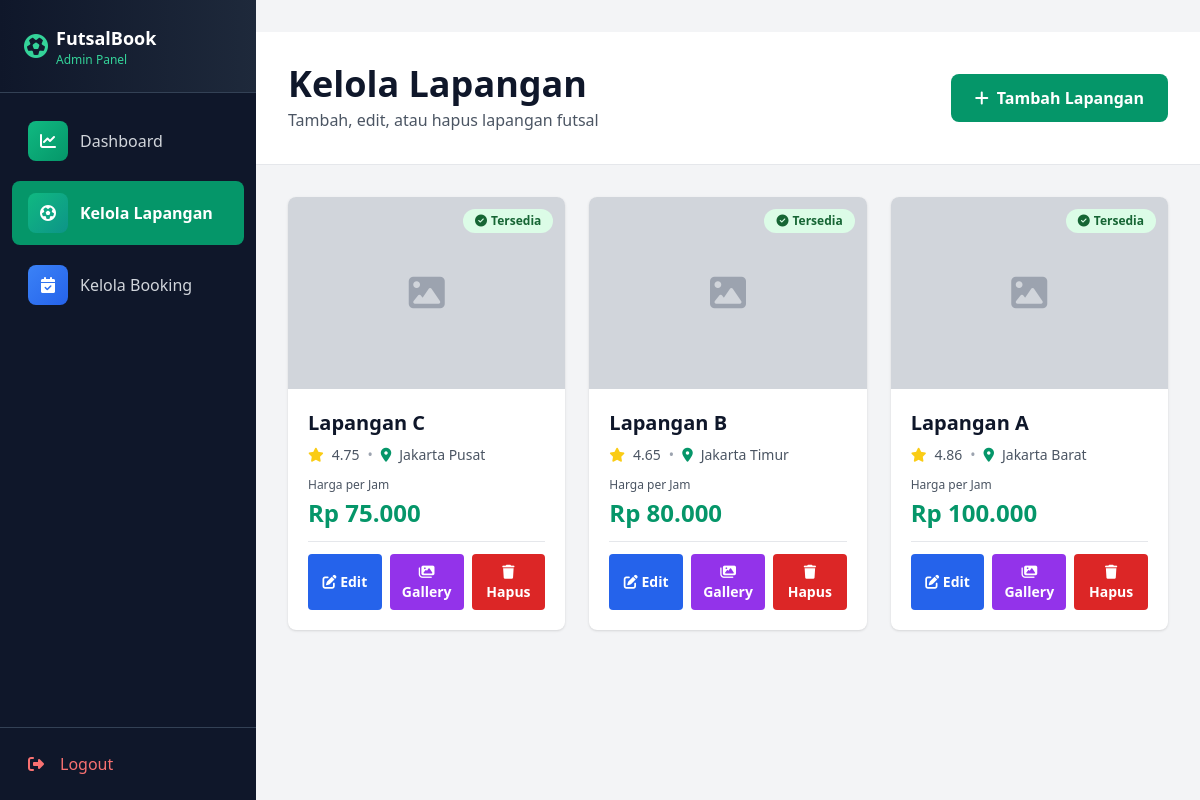
The page /admin/manage_lapangan.php (signed in) on the database its author committed.
### tables this page shows
CREATE TABLE tb_lapangan (
    id INT PRIMARY KEY AUTO_INCREMENT,
    nama VARCHAR(100) NOT NULL,
    harga INT DEFAULT 0,
    harga_weekend INT DEFAULT 0,
    status ENUM('tersedia', 'maintenance') DEFAULT 'tersedia',
    gambar VARCHAR(255) DEFAULT NULL,
    deskripsi TEXT DEFAULT NULL,
    deskripsi_lengkap TEXT DEFAULT NULL,
    fasilitas TEXT DEFAULT NULL,
    rating DECIMAL(3,2) DEFAULT 4.5,
    lokasi VARCHAR(150) DEFAULT 'Jakarta',
    ukuran VARCHAR(50) DEFAULT '40m x 20m',
    pencahayaan VARCHAR(100) DEFAULT 'Standar',
    parkir VARCHAR(100) DEFAULT 'Tersedia',
    tipe_lantai VARCHAR(100) DEFAULT 'Rumput Sintetis'
);

### admin/manage_lapangan.php (the view, shortened to what this page needs)
<?php
require '../config/koneksi.php';
$result = $conn->query("SELECT * FROM tb_lapangan ORDER BY id DESC");
$lapangan_list = [];
while ($row = $result->fetch_assoc()) {
    $lapangan_list[] = $row;
}
?>
<!DOCTYPE html>
<html lang="id">
<head>
    <script src="https://cdn.tailwindcss.com"></script>
    <link rel="stylesheet" href="https://cdnjs.cloudflare.com/ajax/libs/font-awesome/6.4.0/css/all.min.css">
</head>
<body class="bg-gray-100">
    <?php include 'sidebar.php'; ?>
    <main class="min-h-screen">
        <div class="bg-white border-b border-gray-200 p-4 md:p-8">
            <div class="max-w-7xl mx-auto flex flex-col md:flex-row justify-between items-start md:items-center gap-4">
                <div>
                    <h1 class="text-2xl md:text-4xl font-bold text-slate-900">Kelola Lapangan</h1>
                    <p class="text-gray-600 mt-1">Tambah, edit, atau hapus lapangan futsal</p>
                </div>
                <button onclick="openModal()" class="w-full md:w-auto bg-emerald-600 text-white px-6 py-3 rounded-lg font-semibold hover:bg-emerald-700 transition flex items-center justify-center gap-2">
                    <i class="fas fa-plus"></i> Tambah Lapangan
                </button>
            </div>
        </div>
        <div class="p-4 md:p-8">
            <div class="max-w-7xl mx-auto">
                <div class="grid grid-cols-1 md:grid-cols-2 lg:grid-cols-3 gap-4 md:gap-6">
                    <?php foreach ($lapangan_list as $lapangan): ?>
                        <div class="bg-white rounded-lg shadow hover:shadow-lg transition overflow-hidden flex flex-col">
                            <div class="relative h-40 md:h-48 bg-gray-200 overflow-hidden">
                                <?php if ($lapangan['gambar']): ?>
                                    <img src="../<?php echo htmlspecialchars($lapangan['gambar']); ?>" alt="<?php echo htmlspecialchars($lapangan['nama']); ?>" class="w-full h-full object-cover">
                                <?php else: ?>
                                    <div class="w-full h-full flex items-center justify-center bg-gray-300">
                                        <i class="fas fa-image text-gray-400 text-4xl"></i>
                                    </div>
                                <?php endif; ?>
                                <div class="absolute top-3 right-3">
                                    <?php
                                        if ($lapangan['status'] === 'tersedia') {
                                            echo '<span class="bg-green-100 text-green-800 px-3 py-1 rounded-full text-xs font-semibold flex items-center gap-1">
                                                    <i class="fas fa-check-circle"></i> Tersedia
                                                </span>';
                                        } else {
                                            echo '<span class="bg-red-100 text-red-800 px-3 py-1 rounded-full text-xs font-semibold flex items-center gap-1">
                                                    <i class="fas fa-exclamation-circle"></i> Maintenance
                                                </span>';
                                        }
                                    ?>
                                </div>
                            </div>
                            <div class="p-4 md:p-5 flex flex-col flex-1">
                                <h3 class="text-lg md:text-xl font-bold text-slate-900 mb-2"><?php echo htmlspecialchars($lapangan['nama']); ?></h3>
                                <div class="flex items-center gap-2 text-sm text-gray-600 mb-3">
                                    <i class="fas fa-star text-yellow-400"></i>
                                    <span><?php echo $lapangan['rating']; ?></span>
                                    <span class="text-gray-400">•</span>
                                    <i class="fas fa-map-marker-alt text-emerald-600"></i>
                                    <span><?php echo htmlspecialchars($lapangan['lokasi']); ?></span>
                                </div>
                                <div class="mb-3 pb-3 border-b border-gray-200">
                                    <p class="text-gray-600 text-xs mb-1">Harga per Jam</p>
                                    <p class="text-2xl font-bold text-emerald-600">Rp <?php echo number_format($lapangan['harga'], 0, ',', '.'); ?></p>
                                </div>
                                <div class="flex gap-2 mt-auto">
                                    <button onclick="editModal(<?php echo $lapangan['id']; ?>)" class="flex-1 bg-blue-600 text-white px-3 py-2 rounded font-semibold hover:bg-blue-700 text-sm transition">
                                        <i class="fas fa-edit"></i> Edit
                                    </button>
                                    <a href="manage_gallery.php?lapangan_id=<?php echo $lapangan['id']; ?>" class="flex-1 bg-purple-600 text-white px-3 py-2 rounded font-semibold hover:bg-purple-700 text-sm transition text-center">
                                        <i class="fas fa-images"></i> Gallery
                                    </a>
                                    <button onclick="if(confirm('Hapus lapangan ini?')) window.location='manage_lapangan.php?delete=<?php echo $lapangan['id']; ?>'" class="flex-1 bg-red-600 text-white px-3 py-2 rounded font-semibold hover:bg-red-700 text-sm transition">
                                        <i class="fas fa-trash"></i> Hapus
                                    </button>
                                </div>
                            </div>
                        </div>
                    <?php endforeach; ?>
                </div>
            </div>
        </div>
    </main>
</body>
</html>

### admin/sidebar.php (style rules this page uses)
@media (min-width: 769px) { main { margin-left: 16rem !important; padding-top: 2rem !important; } }

### rows shown on the page
tb_lapangan: status "tersedia" (drawn), nama "Lapangan C", rating "4.75", lokasi "Jakarta Pusat", harga "75.000"
tb_lapangan: status "tersedia" (drawn), nama "Lapangan B", rating "4.65", lokasi "Jakarta Timur", harga "80.000"
tb_lapangan: status "tersedia" (drawn), nama "Lapangan A", rating "4.86", lokasi "Jakarta Barat", harga "100.000"
